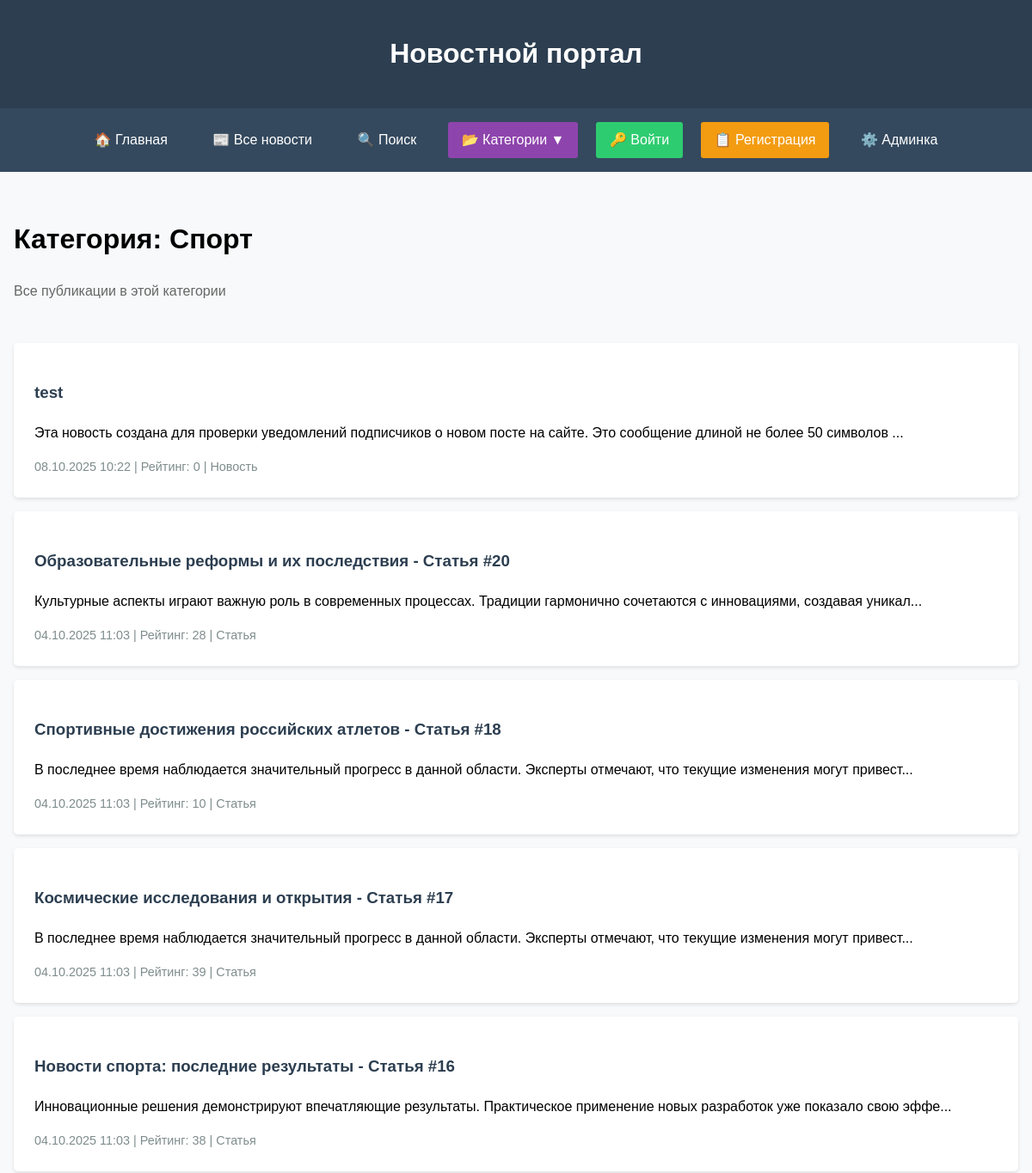
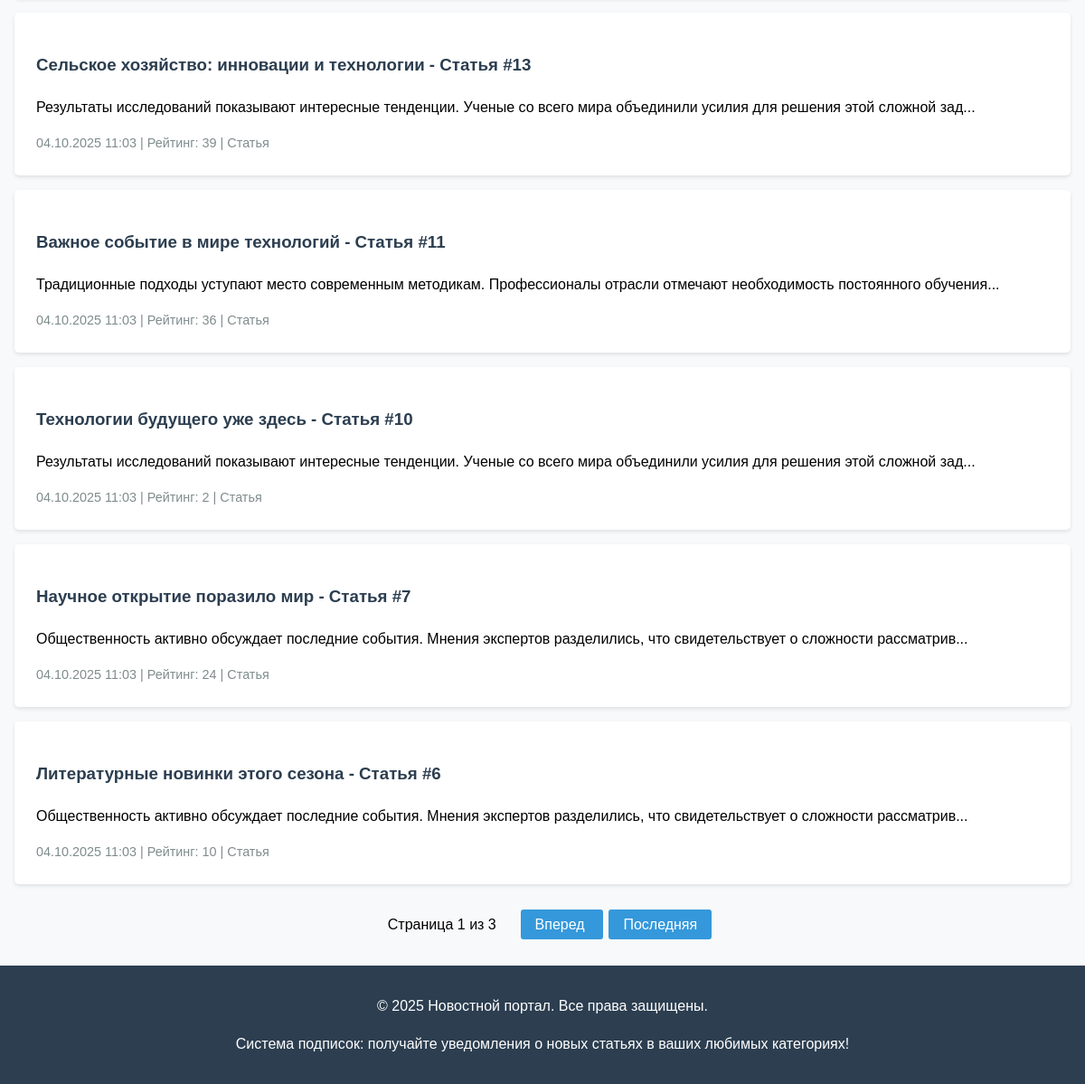
Page /news/category/1/ on the committed database (2 pictures, top to bottom).
### news/models.py (models this page shows, shortened)
class Category(models.Model):
    name = models.CharField(max_length=100, unique=True)
    subscribers = models.ManyToManyField(
        User,
        through='Subscription',
        related_name='subscribed_categories',
        blank=True
    )

class Post(models.Model):
    ARTICLE = 'AR'
    NEWS = 'NW'
    POST_TYPES = [
        (ARTICLE, 'Статья'),
        (NEWS, 'Новость'),
    ]
    author = models.ForeignKey(Author, on_delete=models.CASCADE)
    post_type = models.CharField(max_length=2, choices=POST_TYPES, default=ARTICLE)
    categories = models.ManyToManyField(Category, through='PostCategory')
    title = models.CharField(max_length=255)
    content = models.TextField()
    rating = models.IntegerField(default=0)
    created_at = models.DateTimeField(auto_now_add=True)
    updated_at = models.DateTimeField(auto_now=True)
    notifications_sent = models.BooleanField(default=False)
    class Meta:
        ordering = ['-created_at']  # Сортировка по умолчанию - новые сначала
    def preview(self):
        return self.content[:124] + '...' if len(self.content) > 124 else self.content

### news/views.py (the view)
# urls.py: path('news/category/<int:category_id>/', views.category_posts, name='category_posts'),
def category_posts(request, category_id):
    logger.info(
        f"🔔 ЗАПРОС КАТЕГОРИЯ: категория_id={category_id}, пользователь={request.user.username if request.user.is_authenticated else 'неавторизован'}")
    category = get_object_or_404(Category, id=category_id)
    logger.info(f"📦 Категория: {category.name}")
    posts = Post.objects.filter(categories=category).select_related('author__user').prefetch_related(
        'categories').order_by('-created_at')
    logger.info(f"📄 Постов в категории: {posts.count()}")
    paginator = Paginator(posts, 10)
    page_number = request.GET.get('page')
    page_obj = paginator.get_page(page_number)
    is_subscribed = False
    if request.user.is_authenticated:
        is_subscribed = Subscription.objects.filter(
            user=request.user,
            category=category
        ).exists()
        logger.info(f"👤 Статус подписки пользователя: {is_subscribed}")
    else:
        logger.info("👤 Пользователь не аутентифицирован")
    context = {
        'category': category,
        'page_obj': page_obj,
        'is_subscribed': is_subscribed,
        'categories': Category.objects.all(),
        'subscribers_count': category.subscribers.count()
    }
    return render(request, 'news/category_posts.html', context)

### news/templates/news/category_posts.html (shortened to what this page needs)
{% extends 'default.html' %}
{% block content %}
<div class="container">
    <div style="display: flex; justify-content: space-between; align-items: center; margin-bottom: 2rem;">
        <div>
            <h1>Категория: {{ category.name }}</h1>
            <p style="color: #666;">Все публикации в этой категории</p>
        </div>
    </div>
    <div class="news-list">
        {% for post in page_obj %}
        <div style="background: white; padding: 1.5rem; margin-bottom: 1rem; border-radius: 5px; box-shadow: 0 2px 4px rgba(0,0,0,0.1);">
            <h3>
                <a href="{% url 'news_detail' post.pk %}" style="color: #2c3e50; text-decoration: none;">
                    {{ post.title }}
                </a>
            </h3>
            <p>{{ post.preview }}</p>
            <div style="display: flex; justify-content: space-between; align-items: center; margin-top: 1rem;">
                <div style="color: #7f8c8d; font-size: 0.9rem;">
                    {{ post.created_at|date:"d.m.Y H:i" }} | Рейтинг: {{ post.rating }} | {{ post.get_post_type_display }}
                </div>
            </div>
        </div>
        {% empty %}
        <div style="text-align: center; padding: 3rem; background: white; border-radius: 5px;">
            <h3 style="color: #7f8c8d;">В этой категории пока нет публикаций</h3>
        </div>
        {% endfor %}
    </div>
    {% if page_obj.has_other_pages %}
    <div style="text-align: center; margin-top: 2rem;">
        <span style="padding: 0.5rem 1rem; margin: 0 0.2rem;">
            Страница {{ page_obj.number }} из {{ page_obj.paginator.num_pages }}
        </span>
        {% if page_obj.has_next %}
            <a href="?page={{ page_obj.next_page_number }}" style="background: #3498db; color: white; padding: 0.5rem 1rem; border-radius: 3px; text-decoration: none; margin: 0 0.2rem;">
                Вперед
            </a>
            <a href="?page={{ page_obj.paginator.num_pages }}" style="background: #3498db; color: white; padding: 0.5rem 1rem; border-radius: 3px; text-decoration: none; margin: 0 0.2rem;">
                Последняя
            </a>
        {% endif %}
    </div>
    {% endif %}
</div>
{% endblock %}

### templates/default.html (style rules this page uses)
body { font-family: Arial, sans-serif; margin: 0; padding: 0; line-height: 1.6; background-color: #f8f9fa; }

### rows in the picture
Category: name "Спорт"
Post: title "test", preview "Эта новость создана для проверки уведомлений подписчиков о новом посте на сайте. Это сообщение длиной не более 50 символов ...", created_at "08.10.2025 10:22", rating "0", post_type "Новость"
Post: title "Образовательные реформы и их последствия - Статья #20", preview "Культурные аспекты играют важную роль в современных процессах. Традиции гармонично сочетаются с инновациями, создавая уникал...", created_at "04.10.2025 11:03", rating "28", post_type "Статья"
Post: title "Спортивные достижения российских атлетов - Статья #18", preview "В последнее время наблюдается значительный прогресс в данной области. Эксперты отмечают, что текущие изменения могут привест...", created_at "04.10.2025 11:03", rating "10", post_type "Статья"
Post: title "Космические исследования и открытия - Статья #17", preview "В последнее время наблюдается значительный прогресс в данной области. Эксперты отмечают, что текущие изменения могут привест...", created_at "04.10.2025 11:03", rating "39", post_type "Статья"
Post: title "Новости спорта: последние результаты - Статья #16", preview "Инновационные решения демонстрируют впечатляющие результаты. Практическое применение новых разработок уже показало свою эффе...", created_at "04.10.2025 11:03", rating "38", post_type "Статья"
Post: title "Сельское хозяйство: инновации и технологии - Статья #13", preview "Результаты исследований показывают интересные тенденции. Ученые со всего мира объединили усилия для решения этой сложной зад...", created_at "04.10.2025 11:03", rating "39", post_type "Статья"
Post: title "Важное событие в мире технологий - Статья #11", preview "Традиционные подходы уступают место современным методикам. Профессионалы отрасли отмечают необходимость постоянного обучения...", created_at "04.10.2025 11:03", rating "36", post_type "Статья"
Post: title "Технологии будущего уже здесь - Статья #10", preview "Результаты исследований показывают интересные тенденции. Ученые со всего мира объединили усилия для решения этой сложной зад...", created_at "04.10.2025 11:03", rating "2", post_type "Статья"
Post: title "Научное открытие поразило мир - Статья #7", preview "Общественность активно обсуждает последние события. Мнения экспертов разделились, что свидетельствует о сложности рассматрив...", created_at "04.10.2025 11:03", rating "24", post_type "Статья"
Post: title "Литературные новинки этого сезона - Статья #6", preview "Общественность активно обсуждает последние события. Мнения экспертов разделились, что свидетельствует о сложности рассматрив...", created_at "04.10.2025 11:03", rating "10", post_type "Статья"

### other values in the picture
{{ page_obj.number }} "1"
{{ page_obj.paginator.num_pages }} "3"
